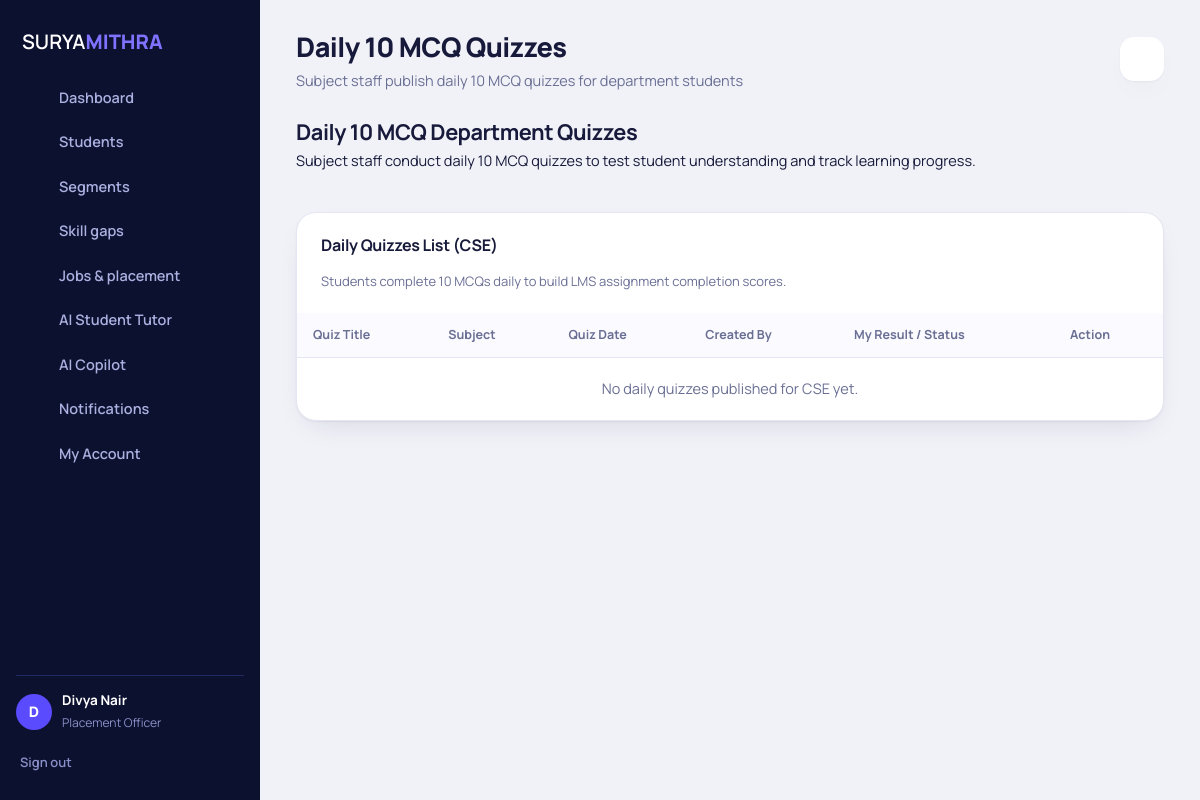
The page /quizzes.php (signed in) on the database its author committed.
### tables this page shows
CREATE TABLE users (
  id INT PRIMARY KEY AUTO_INCREMENT,
  name VARCHAR(120) NOT NULL,
  email VARCHAR(150) UNIQUE NOT NULL,
  password_hash VARCHAR(255) NOT NULL,
  role VARCHAR(20) NOT NULL,
  department VARCHAR(60) NULL,
  added_by INT NULL,
  firebase_uid VARCHAR(128) NULL,
  avatar VARCHAR(255) NULL,
  is_active TINYINT(1) DEFAULT 1,
  last_login DATETIME NULL,
  created_at TIMESTAMP DEFAULT CURRENT_TIMESTAMP,
  FOREIGN KEY (added_by) REFERENCES users(id) ON DELETE SET NULL
);

### includes/functions.php (called while the page is built, shortened)
<?php
function db(): PDO {
    static $pdo = null;
    if ($pdo === null) {
        try {
            $pdo = new PDO('mysql:host=' . DB_HOST . ';dbname=' . DB_NAME . ';charset=utf8mb4', DB_USER, DB_PASS, [
                PDO::ATTR_ERRMODE => PDO::ERRMODE_EXCEPTION,
                PDO::ATTR_DEFAULT_FETCH_MODE => PDO::FETCH_ASSOC,
            ]);
            $hasUsers = false;
            try {
                $uCount = (int)$pdo->query("SELECT COUNT(*) FROM users")->fetchColumn();
                $hasUsers = ($uCount > 0);
            } catch (Exception $e) {
                $hasUsers = false;
            }
            if (!$hasUsers) {
                auto_seed_database($pdo);
            } else {
                foreach ($alters as $q) {
                    try { $pdo->exec($q); } catch (Exception $ex) {}
                }
            }
        } catch (PDOException $ex) {
            die('<div style="font-family:sans-serif;padding:40px;background:#f8d7da;color:#721c24;border-radius:12px;margin:40px auto;max-width:600px">
                <h2>Database Connection Failed</h2>
                <p>Could not connect to MySQL server at <code>' . e(DB_HOST) . '</code>.</p>
                <p>Please make sure your MySQL database credentials and server are running.</p>
                <p><small>Error detail: ' . e($ex->getMessage()) . '</small></p>
            </div>');
        }
    }
    return $pdo;
}
function e($s): string { return htmlspecialchars((string)$s, ENT_QUOTES, 'UTF-8'); }
function url(string $p = ''): string { return BASE_URL . '/' . ltrim($p, '/'); }
function current_user(): ?array {
    static $cachedUser = null;
    if ($cachedUser === null) {
        try {
            $st = db()->prepare("SELECT id, name, email, role, department, avatar FROM users WHERE id=?");
            $st->execute([$_SESSION['user']['id']]);
            $fetched = $st->fetch();
            if ($fetched) {
                $cachedUser = $fetched;
            } else {
                $cachedUser = $_SESSION['user'];
            }
        } catch (Exception $e) {
            $cachedUser = $_SESSION['user'];
        }
    }
    return $cachedUser;
}
function require_login(): array {
    $u = current_user();
    return $u;
}
function load_daily_quizzes(string $dept, ?string $className = null, ?int $studentId = null): array {
    $pdo = db();
    $where = ["dq.department = ?"];
    $params = [$dept];
    if ($className) {
        $where[] = "dq.class_name = ?";
        $params[] = $className;
    }
    $sql = "SELECT dq.*, u.name AS creator_name, sub.name AS subject_name FROM daily_quizzes dq LEFT JOIN users u ON u.id=dq.created_by LEFT JOIN subjects sub ON (sub.code=dq.subject_code AND sub.department=dq.department) WHERE " . implode(" AND ", $where) . " ORDER BY dq.quiz_date DESC, dq.id DESC";
    $st = $pdo->prepare($sql);
    $st->execute($params);
    $quizzes = $st->fetchAll();
    return $quizzes;
}

### quizzes.php (the view, shortened to what this page needs)
<?php
$pageTitle = 'Daily 10 MCQ Quizzes';
$pageSub = 'Subject staff publish daily 10 MCQ quizzes for department students';
require_once __DIR__ . '/includes/functions.php';
$u = require_login();
$dept = $_GET['dept'] ?? ($u['department'] ?? 'CSE');
if (!$dept || $dept === 'Management' || $dept === 'Placement Cell') $dept = 'CSE';
$className = $_GET['class_name'] ?? 'Class A';
$studentObj = null;
$quizzes = load_daily_quizzes($dept, $className, $studentObj ? $studentObj['id'] : null);
include __DIR__ . '/includes/header.php';
?>
<div class="row spread" style="margin-bottom:18px;">
  <div>
    <h2 style="margin:0;">Daily 10 MCQ Department Quizzes</h2>
    <p class="sub" style="margin:0;">Subject staff conduct daily 10 MCQ quizzes to test student understanding and track learning progress.</p>
  </div>
</div>
<div class="card flat">
  <div class="pad row spread">
    <div>
      <h3>Daily Quizzes List (<?= e($dept) ?>)</h3>
      <p class="sub">Students complete 10 MCQs daily to build LMS assignment completion scores.</p>
    </div>
  </div>
  <div class="scroll">
    <table class="tbl">
      <thead>
        <tr>
          <th>Quiz Title</th>
          <th>Subject</th>
          <th>Quiz Date</th>
          <th>Created By</th>
          <th>My Result / Status</th>
          <th>Action</th>
        </tr>
      </thead>
      <tbody>
        <?php foreach ($quizzes as $qz):
          $res = $qz['my_result'] ?? null;
        ?>
          <tr>
            <td><strong><?= e($qz['title']) ?></strong></td>
            <td><code><?= e($qz['subject_code']) ?></code></td>
            <td><?= e($qz['quiz_date']) ?></td>
            <td><small><?= e($qz['creator_name']) ?></small></td>
            <td>
              <?php if ($res): ?>
                <span class="pill green">Scored <?= $res['score'] ?>/<?= $res['total_questions'] ?></span>
              <?php else: ?>
                <span class="pill amber">Pending Attempt</span>
              <?php endif; ?>
            </td>
            <td>
              <a class="btn sm primary" href="quizzes.php?dept=<?= urlencode($dept) ?>&quiz_id=<?= $qz['id'] ?>"><?= $res ? 'View Results' : 'Take Quiz' ?></a>
            </td>
          </tr>
        <?php endforeach; if (!$quizzes): ?>
          <tr><td colspan="6" class="muted" style="text-align:center; padding:20px;">No daily quizzes published for <?= e($dept) ?> yet.</td></tr>
        <?php endif; ?>
      </tbody>
    </table>
  </div>
</div>
<?php include __DIR__ . '/includes/footer.php'; ?>

### includes/header.php (shortened to what this page needs)
<?php
require_once __DIR__ . '/functions.php';
$user = require_login();
$role = $user['role'];
$nav = [
  ['dashboard.php', 'Dashboard', 'grid', ['admin', 'hod', 'faculty', 'placement']],
  ['attendance.php', '7-Period Attendance', 'calendar', ['admin', 'hod', 'faculty']],
  ['hierarchy.php', 'Staff hierarchy', 'hierarchy', ['admin', 'hod', 'faculty']],
  ['student.php', 'My success profile', 'user', ['student']],
  ['students.php', 'Students', 'users', ['admin', 'hod', 'faculty', 'placement']],
  ['risk.php', 'Risk center', 'alert', ['admin', 'hod', 'faculty']],
  ['segmentation.php', 'Segments', 'pie', ['admin', 'hod', 'faculty', 'placement']],
  ['skills.php', 'Skill gaps', 'target', ['admin', 'hod', 'faculty', 'placement']],
  ['interventions.php', 'Interventions', 'heart', ['admin', 'hod', 'faculty']],
  ['whatif.php', 'What-if simulator', 'sliders', ['admin', 'hod', 'faculty', 'student']],
  ['subjects.php', 'Subjects & Staff', 'sliders', ['admin', 'hod', 'faculty']],
  ['subject_marks.php', 'Internal & Sem Marks', 'target', ['admin', 'hod', 'faculty']],
  ['quizzes.php', 'Daily 10 MCQ Quizzes', 'spark', ['admin', 'hod', 'faculty', 'student']],
  ['placement/jobs.php', 'Jobs & placement', 'briefcase', ['admin', 'placement', 'student']],
  ['ai_tutor.php', 'AI Student Tutor', 'spark', ['admin', 'hod', 'faculty', 'placement', 'student']],
  ['copilot.php', 'AI Copilot', 'spark', ['admin', 'hod', 'faculty', 'placement']],
  ['notifications.php', 'Notifications', 'bell', ['admin', 'hod', 'faculty', 'placement', 'student']],
  ['profile.php', 'My Account', 'user', ['admin', 'hod', 'faculty', 'placement', 'student']],
  ['admin/import.php', 'Import data', 'upload', ['admin']],
  ['admin/users.php', 'Users & audit', 'shield', ['admin']],
];
$icons = [
  'calendar' => '<rect x="3" y="4" width="18" height="18" rx="2"/><line x1="16" y1="2" x2="16" y2="6"/><line x1="8" y1="2" x2="8" y2="6"/><line x1="3" y1="10" x2="21" y2="10"/>',
  'grid' => '<rect x="3" y="3" width="7" height="7" rx="1.5"/><rect x="14" y="3" width="7" height="7" rx="1.5"/><rect x="3" y="14" width="7" height="7" rx="1.5"/><rect x="14" y="14" width="7" height="7" rx="1.5"/>',
 'hierarchy' => '<path d="M12 3v6M6 12v6M18 12v6M3 18h6M15 18h6M6 12h12"/><circle cx="12" cy="3" r="2"/><circle cx="6" cy="18" r="2"/><circle cx="18" cy="18" r="2"/>',
 'user' => '<circle cx="12" cy="8" r="4"/><path d="M4 21c1-4 4-6 8-6s7 2 8 6"/>',
 'users' => '<circle cx="9" cy="8" r="3.5"/><path d="M2 20c.8-3.5 3.4-5 7-5s6.2 1.5 7 5"/><circle cx="17" cy="9" r="2.5"/><path d="M17 14c2.6.2 4.4 1.6 5 4"/>',
 'alert' => '<path d="M12 3l10 18H2z"/><path d="M12 10v5M12 18v.5"/>',
 'pie' => '<path d="M12 3a9 9 0 1 0 9 9h-9z"/><path d="M15 3.5A9 9 0 0 1 20.5 9H15z"/>',
 'target' => '<circle cx="12" cy="12" r="9"/><circle cx="12" cy="12" r="5"/><circle cx="12" cy="12" r="1"/>',
 'heart' => '<path d="M12 20s-8-5-8-11a4.5 4.5 0 0 1 8-2.5A4.5 4.5 0 0 1 20 9c0 6-8 11-8 11z"/>',
 'sliders' => '<path d="M4 6h10M18 6h2M4 12h4M12 12h8M4 18h12M20 18h0"/><circle cx="16" cy="6" r="2"/><circle cx="10" cy="12" r="2"/><circle cx="18" cy="18" r="2"/>',
 'briefcase' => '<rect x="3" y="7" width="18" height="13" rx="2"/><path d="M9 7V5a2 2 0 0 1 2-2h2a2 2 0 0 1 2 2v2M3 13h18"/>',
 'spark' => '<path d="M12 3l1.8 5.2L19 10l-5.2 1.8L12 17l-1.8-5.2L5 10l5.2-1.8z"/><path d="M19 17l.7 2 2 .7-2 .7-.7 2-.7-2-2-.7 2-.7z"/>',
 'bell' => '<path d="M6 16V11a6 6 0 0 1 12 0v5l2 2H4z"/><path d="M10 21h4"/>',
 'upload' => '<path d="M12 16V4M7 9l5-5 5 5"/><path d="M4 16v4h16v-4"/>',
 'shield' => '<path d="M12 3l8 3v6c0 5-3.5 8-8 9-4.5-1-8-4-8-9V6z"/>',
];
$cur = ltrim(str_replace(BASE_URL, '', $_SERVER['SCRIPT_NAME']), '/');
$roleLabel = [
  'admin' => 'Administrator',
  'hod' => 'HOD (Head of Dept)',
  'faculty' => 'Teacher / Faculty',
  'placement' => 'Placement Officer',
  'student' => 'Student'
][$role] ?? $role;
?><!doctype html>
<html lang="en">
<head>
<link rel="stylesheet" href="<?= url('assets/css/app.css') ?>">
</head>
<body>
<div class="shell">
  <aside class="side" id="side">
    <a class="brand" href="<?= url('dashboard.php') ?>"><span>SURYA<b>MITHRA</b></span></a>
    <nav>
      <?php foreach ($nav as [$href, $label, $ic, $roles]): if (!in_array($role, $roles, true)) continue; ?>
        <a href="<?= url($href) ?>" class="<?= $cur === $href ? 'on' : '' ?>">
          <svg viewBox="0 0 24 24" fill="none" stroke="currentColor" stroke-width="1.8" stroke-linecap="round" stroke-linejoin="round"><?= $icons[$ic] ?></svg>
          <span><?= e($label) ?></span>
        </a>
      <?php endforeach; ?>
    </nav>
    <div class="side-foot">
      <a class="who" href="<?= url('profile.php') ?>" style="text-decoration:none; color:inherit; display:flex; align-items:center; gap:10px;">
        <?php if (!empty($user['avatar']) && file_exists(__DIR__ . '/../' . $user['avatar'])): ?>
          <img src="<?= url(e($user['avatar'])) ?>" alt="Avatar" style="width:36px; height:36px; border-radius:50%; object-fit:cover; border:2px solid var(--primary);">
        <?php else: ?>
          <span class="av"><?= e(strtoupper(substr($user['name'], 0, 1))) ?></span>
        <?php endif; ?>
        <div><strong><?= e($user['name']) ?></strong><small><?= e($roleLabel) ?></small></div>
      </a>
      <a class="out" href="<?= url('logout.php') ?>">Sign out</a>
    </div>
  </aside>
  <main class="main">
    <header class="top">
      <div><h1><?= e($pageTitle ?? 'Dashboard') ?></h1><?php if (!empty($pageSub)): ?><p><?= e($pageSub) ?></p><?php endif; ?></div>
      <a class="bell" href="<?= url('notifications.php') ?>" aria-label="Notifications">
        <svg viewBox="0 0 24 24" fill="none" stroke="currentColor" stroke-width="1.8" stroke-linecap="round" stroke-linejoin="round"><?= $icons['bell'] ?></svg>
      </a>
    </header>
    <div class="content">

### assets/css/app.css (style rules this page uses)
:root { --ink:#0d1130; --ink2:#161b45; --ink3:#232a63; --paper:#f1f2f8; --card:#fff; --line:#e4e6f2; --text:#171a3a; --muted:#6a6f94; --primary:#5b4bff; --primary2:#7f72ff; --soft:#ecebff; --red:#e5484d; --amber:#f0a020; --green:#14a96b; --blue:#2f80ed; --violet:#8b5cf6; --slate:#6a6f94; --shadow:0 1px 2px rgba(23,26,58,.05),0 12px 32px -16px rgba(23,26,58,.18); }
* { box-sizing:border-box }
html { scroll-behavior:smooth }
body { margin:0;font-family:Manrope,system-ui,-apple-system,"Segoe UI",sans-serif;background:var(--paper);color:var(--text);font-size:14.5px;line-height:1.55;-webkit-font-smoothing:antialiased }
a { color:var(--primary);text-decoration:none }
h1,h2,h3 { margin:0;letter-spacing:-.02em }
.muted { color:var(--muted) }
.shell { display:grid;grid-template-columns:260px 1fr;min-height:100vh }
.side { background:var(--ink);color:#c9ccef;padding:22px 16px;display:flex;flex-direction:column;position:sticky;top:0;height:100vh;overflow:auto }
.brand { display:flex;align-items:center;gap:10px;font-size:20px;font-weight:600;color:#fff;padding:4px 6px 20px;text-decoration:none }
.brand b { font-weight:800;color:var(--primary2) }
.side nav { display:flex;flex-direction:column;gap:2px;flex:1 }
.side nav a { display:flex;align-items:center;gap:12px;padding:10px 12px;border-radius:12px;color:#aab0e0;font-weight:600;position:relative;transition:background .15s,color .15s }
.side nav a svg { width:19px;height:19px;flex:none }
.side-foot { border-top:1px solid var(--ink3);padding-top:14px;margin-top:12px }
.who { display:flex;gap:10px;align-items:center }
.who strong { display:block;color:#fff;font-size:13.5px }
.who small { color:#8a90c8 }
.av { width:36px;height:36px;border-radius:50%;background:var(--primary);color:#fff;display:grid;place-items:center;font-weight:800 }
.out { display:block;margin-top:12px;color:#8a90c8;font-weight:600;font-size:13px;padding:6px 4px }
.main { min-width:0 }
.top { display:flex;align-items:center;gap:14px;padding:26px 36px 8px }
.top>div { flex:1 }
.top h1 { font-size:27px;font-weight:800 }
.top p { margin:2px 0 0;color:var(--muted) }
.bell { position:relative;width:44px;height:44px;border-radius:14px;background:var(--card);display:grid;place-items:center;color:var(--text);box-shadow:var(--shadow) }
.bell svg { width:20px;height:20px }
.content { padding:16px 36px 56px;display:flex;flex-direction:column;gap:22px }
.card { background:var(--card);border-radius:20px;padding:22px 24px;box-shadow:var(--shadow);border:1px solid var(--line);min-width:0 }
.card h3 { font-size:16px;font-weight:700;margin-bottom:4px }
.card .sub { color:var(--muted);font-size:13px;margin-bottom:16px }
.card.flat { padding:0;overflow:hidden }
.card.flat .pad { padding:20px 24px 6px }
.row { display:flex;gap:12px;align-items:center;flex-wrap:wrap }
.spread { justify-content:space-between }
.tbl { width:100%;border-collapse:collapse }
.tbl th { text-align:left;font-size:12.5px;color:var(--muted);font-weight:700;padding:12px 16px;border-bottom:1px solid var(--line);white-space:nowrap;background:#fafaff }
.tbl td { padding:13px 16px;border-bottom:1px solid var(--line);vertical-align:middle }
.tbl tr:last-child td { border-bottom:0 }
.scroll { overflow-x:auto }

### rows shown on the page
users: name "D", name "Divya Nair", role "Placement Officer", department "CSE"

### other values the page prints
$label "Dashboard"
$label "Students"
$label "Segments"
$label "Skill gaps"
$label "Jobs & placement"
$label "AI Student Tutor"
$label "AI Copilot"
$label "Notifications"
$label "My Account"
$pageTitle "Daily 10 MCQ Quizzes"
$pageSub "Subject staff publish daily 10 MCQ quizzes for department students"
